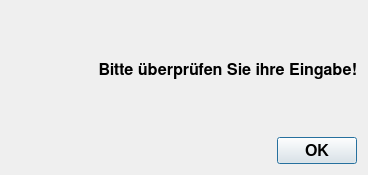
<?xml version="1.0" encoding="UTF-8"?>
<!-- ANTv2
 Copyright (C) 2020 Siegfried Gauggel
 Copyright (C) 2020 Marcel Gräfenstein
  
 This file is part of ANTv2.
  
 ANTv2 is free software: you can redistribute it and/or modify
 it under the terms of the GNU General Public License as published by
 the Free Software Foundation, either version 3 of the License, or
 (at your option) any later version.
  
 ANTv2 is distributed in the hope that it will be useful,
 but WITHOUT ANY WARRANTY; without even the implied warranty of
 MERCHANTABILITY or FITNESS FOR A PARTICULAR PURPOSE.  See the
 GNU General Public License for more details.
  
 You should have received a copy of the GNU General Public License
 along with ANTv2.  If not, see <https://www.gnu.org/licenses/>.
-->
<ui version="4.0">
 <class>Reminder</class>
 <widget class="QDialog" name="Reminder">
  <property name="geometry">
   <rect>
    <x>0</x>
    <y>0</y>
    <width>368</width>
    <height>175</height>
   </rect>
  </property>
  <property name="sizePolicy">
   <sizepolicy hsizetype="Fixed" vsizetype="Fixed">
    <horstretch>0</horstretch>
    <verstretch>0</verstretch>
   </sizepolicy>
  </property>
  <property name="windowTitle">
   <string>Error</string>
  </property>
  <layout class="QVBoxLayout" name="verticalLayout">
   <item>
    <spacer name="verticalSpacer">
     <property name="orientation">
      <enum>Qt::Vertical</enum>
     </property>
     <property name="sizeHint" stdset="0">
      <size>
       <width>20</width>
       <height>40</height>
      </size>
     </property>
    </spacer>
   </item>
   <item>
    <widget class="QLabel" name="label">
     <property name="font">
      <font>
       <family>FreeSans</family>
       <pointsize>12</pointsize>
       <weight>75</weight>
       <bold>true</bold>
      </font>
     </property>
     <property name="text">
      <string>Bitte überprüfen Sie ihre Eingabe!</string>
     </property>
     <property name="textFormat">
      <enum>Qt::RichText</enum>
     </property>
     <property name="alignment">
      <set>Qt::AlignRight|Qt::AlignTrailing|Qt::AlignVCenter</set>
     </property>
    </widget>
   </item>
   <item>
    <spacer name="verticalSpacer_2">
     <property name="orientation">
      <enum>Qt::Vertical</enum>
     </property>
     <property name="sizeHint" stdset="0">
      <size>
       <width>20</width>
       <height>40</height>
      </size>
     </property>
    </spacer>
   </item>
   <item alignment="Qt::AlignRight">
    <widget class="QDialogButtonBox" name="buttonBox">
     <property name="sizePolicy">
      <sizepolicy hsizetype="Fixed" vsizetype="Fixed">
       <horstretch>0</horstretch>
       <verstretch>0</verstretch>
      </sizepolicy>
     </property>
     <property name="font">
      <font>
       <pointsize>12</pointsize>
       <weight>75</weight>
       <bold>true</bold>
      </font>
     </property>
     <property name="orientation">
      <enum>Qt::Horizontal</enum>
     </property>
     <property name="standardButtons">
      <set>QDialogButtonBox::Ok</set>
     </property>
    </widget>
   </item>
  </layout>
 </widget>
 <resources/>
 <connections>
  <connection>
   <sender>buttonBox</sender>
   <signal>accepted()</signal>
   <receiver>Reminder</receiver>
   <slot>accept()</slot>
   <hints>
    <hint type="sourcelabel">
     <x>248</x>
     <y>254</y>
    </hint>
    <hint type="destinationlabel">
     <x>157</x>
     <y>274</y>
    </hint>
   </hints>
  </connection>
  <connection>
   <sender>buttonBox</sender>
   <signal>rejected()</signal>
   <receiver>Reminder</receiver>
   <slot>reject()</slot>
   <hints>
    <hint type="sourcelabel">
     <x>316</x>
     <y>260</y>
    </hint>
    <hint type="destinationlabel">
     <x>286</x>
     <y>274</y>
    </hint>
   </hints>
  </connection>
 </connections>
</ui>
